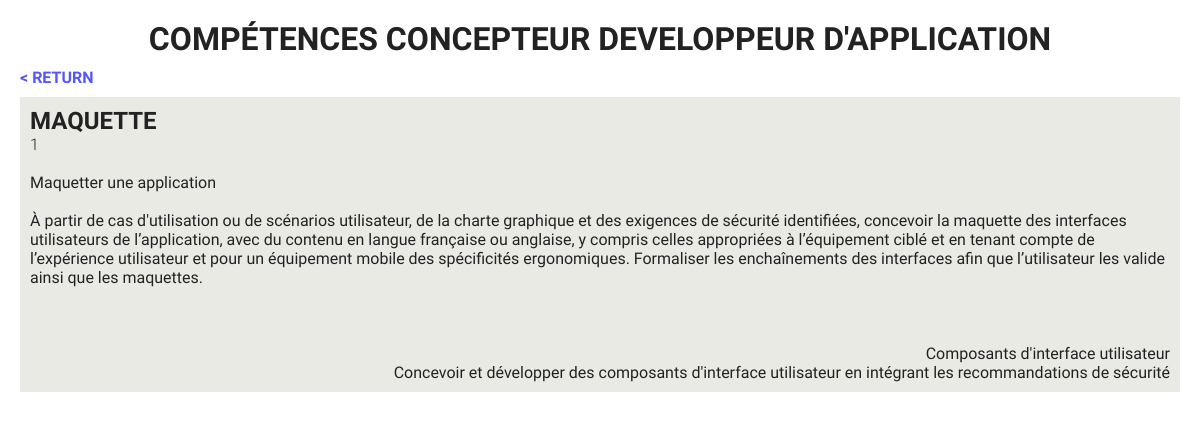
The page /index.php?loc=one&id=1 on the database its author committed.
### tables this page shows
CREATE TABLE `competences_professionnelles` (
  `id` int(11) NOT NULL,
  `nom` varchar(45) NOT NULL,
  `description_courte` text NOT NULL,
  `description_long` text,
  `id_type` int(11) NOT NULL
);

### content/one.php (the view, shortened to what this page needs)
<?php
echo "<a class='return' href='index.php?loc=all'>< return</a>";
echo "<div class='content_one'>";
$id = filter_input(INPUT_GET, "id");
include("model/connect.php");
$sql =  'SELECT competences_professionnelles.id, competences_professionnelles.nom, competences_professionnelles.description_courte, competences_professionnelles.description_long,
        activités_types.descrip_courte, activités_types.descrip_long
        FROM competences_professionnelles
        LEFT JOIN activités_types
        ON id_type = activités_types.id
        WHERE competences_professionnelles.id = :id';
try{
    $sth = $conn->prepare($sql);
    $sth->execute(array(':id' => $id));
    $result = $sth->fetch();
    echo
    "<h2>" . $result['nom'] . "</h2>" .
    "<p class='one_id'>" .
        $result['id'] . "<br><br>" .
    "</p>" .
    "<p>" .
        $result['description_courte'] . "<br><br>" .
        $result['description_long'] . "<br><br><br><br>" .
    "</p>" .
    "<p class='one_activite'>" .
        $result['descrip_courte'] . "<br>" .
        $result['descrip_long'] .
    "</p>";
}catch(PDOException $e){
    echo "Query failed: " . $e->getMessage();
}
echo "</div>";
?>

### index.php (style rules this page uses)
* { margin: 0; padding: 0; box-sizing: border-box; }
p, a, h1, h2 { font-family: Roboto; color: #222; }
a { text-decoration: none; }
.return { margin: 10px; text-transform: uppercase; font-weight: 800; color: #55f; }
.content_one { margin: 10px; padding: 10px; background-color: #eaeae5; }
.content_one h2 { text-transform: uppercase; }
.one_id { font-weight: 200; }
.one_activite { text-align: right; }

### rows shown on the page
competences_professionnelles: nom "MAQUETTE", id "1", description_courte "Maquetter une application", description_long "À partir de cas d'utilisation ou de scénarios utilisateur, de la charte graphique et des exigences de sécurité identifiées, concevoir la maquette des interfaces utilisateurs de l’application, avec du contenu en langue française ou anglaise, y compris celles appropriées à l’équipement ciblé et en tenant compte de l’expérience utilisateur et pour un équipement mobile des spécificités ergonomiques. Formaliser les enchaînements des interfaces afin que l’utilisateur les valide ainsi que les maquettes.", id_type.descrip_courte "Composants d'interface utilisateur", id_type.descrip_long "Concevoir et développer des composants d'interface utilisateur en intégrant les recommandations de sécurité"
